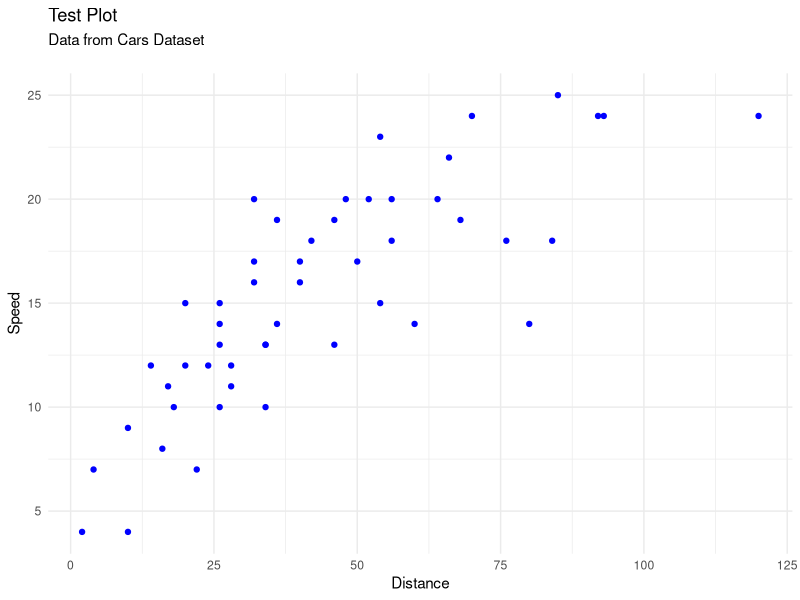

This figure's R source:
## ---- chunk 1
#| echo: true
#| warning: false
#| code-fold: true
#| include: true


library(tidyverse)

cars %>%
  ggplot(aes(x = dist, y = speed)) +
  geom_point(color = "blue") +
  labs(title = "Test Plot",
       subtitle = "Data from Cars Dataset \n",
       x = "Distance",
       y = "Speed") +
  theme_minimal()

